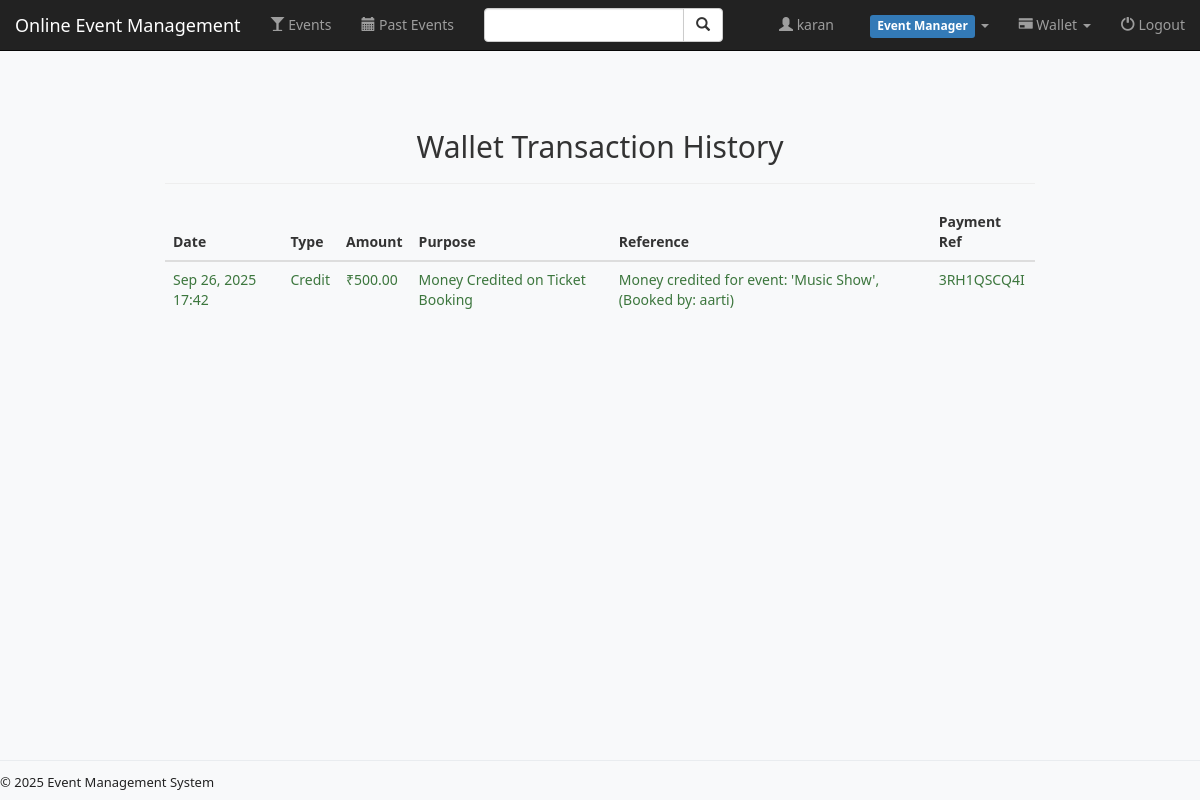
/user/wallet/history/ (signed in), run on the app's committed database.
### user/models.py (models this page shows, shortened)
class WalletTransaction(models.Model):
    class Type(models.TextChoices):
        CREDIT = "credit", "Credit"
        DEBIT = "debit", "Debit"
    class Purpose(models.TextChoices):
        ADDED_MONEY = "added_money", "Added Money"
        CREDITED_ON_BOOKING = "credited_on_booking", "Money Credited on Ticket Booking"
        WITHDRAWAL = "withdrawal", "Withdrawal by User"
        TICKET_BOOKING = "ticket_booking", "Ticket Booking"
    user = models.ForeignKey(User, on_delete=models.CASCADE, related_name='user_wallet_transactions')
    amount = models.DecimalField(max_digits=10, decimal_places=2)
    type = models.CharField(max_length=10, choices=Type.choices)
    purpose = models.CharField(max_length=30, choices=Purpose.choices)
    reference = models.CharField(max_length=255, blank=True, null=True)
    event = models.ForeignKey('event.Event', on_delete=models.SET_NULL, blank=True, null=True)
    payment_reference = models.CharField(max_length=255, blank=True, null=True)
    created_at = models.DateTimeField(default=timezone.now)

### user/views.py (the view)
# urls.py: path('wallet/history/', views.wallet_history, name='wallet_history'),
def wallet_history(request):
    if not request.user.is_authenticated:
        return redirect('user:login_user')
    transactions = WalletTransaction.objects.filter(user=request.user).order_by('-created_at')
    return render(request, 'user/wallet_history.html', {'transactions': transactions})

### user/templates/user/wallet_history.html (shortened to what this page needs)
{% extends 'event/base.html' %}
{% block body %}
<div class="container" style="margin-top:40px; max-width:900px;">
    <h2 class="text-center mb-4"> Wallet Transaction History</h2>
    <hr>
    <div class="table-responsive shadow rounded">
        <table class="table table-hover align-middle">
            <thead class="table-dark">
                <tr>
                    <th>Date</th>
                    <th>Type</th>
                    <th>Amount</th>
                    <th>Purpose</th>
                    <th>Reference</th>
                    <th>Payment Ref</th>
                </tr>
            </thead>
            <tbody>
                {% for txn in transactions %}
                <tr>
                    <td class="fw-bold {% if txn.type == 'credit' %}text-success{% else %}text-danger{% endif %}">{{ txn.created_at|date:'M d, Y H:i' }}</td>
                    <td>
                        {% if txn.type == 'credit' %}
                            <span  class="fw-bold text-success">Credit</span>
                        {% else %}
                            <span class="fw-bold text-danger">Debit</span>
                        {% endif %}
                    </td>
                    <td class="fw-bold {% if txn.type == 'credit' %}text-success{% else %}text-danger{% endif %}">₹{{ txn.amount }}</td>
                    <td class="fw-bold {% if txn.type == 'credit' %}text-success{% else %}text-danger{% endif %}">{{ txn.get_purpose_display }}</td>
                    <td  class="fw-bold {% if txn.type == 'credit' %}text-success{% else %}text-danger{% endif %}">
                        {% if txn.event and txn.purpose == 'ticket_booking' %}
                            <a href="{% url 'event:detail' txn.event.id %}">{{ txn.reference }}</a>
                        {% else %}
                            {{ txn.reference }}
                        {% endif %}
                    </td>
                    <td class="fw-bold {% if txn.type == 'credit' %}text-success{% else %}text-danger{% endif %}">{{ txn.payment_reference }}</td>
                </tr>
                {% empty %}
                <tr>
                    <td colspan="6" class="text-center text-muted">No wallet transactions found.</td>
                </tr>
                {% endfor %}
            </tbody>
        </table>
    </div>
</div>
{% endblock %}

### event/templates/event/base.html (shortened to what this page needs)
<!DOCTYPE html>
<html lang="en">
<head>
    {% load static %}
    <link rel="stylesheet" href="https://maxcdn.bootstrapcdn.com/bootstrap/3.3.7/css/bootstrap.min.css">
    <link rel="stylesheet" type="text/css" href="{% static 'event/css/style.css' %}"/>
</head>
<body style="display:flex; flex-direction:column; min-height:100vh;">
    <nav class="navbar navbar-inverse navbar-fixed-top " style="box-sizing: border-box;">
        <div class="container-fluid">
            <div class="navbar-header">
                <a class="navbar-brand" href="{% url 'event:home' %}">Online Event Management</a>
            </div>
            <div class="collapse navbar-collapse" id="topNavBar">
                <ul class="nav navbar-nav">
                    <li class="{% block events_active %}{% endblock %}">
                        <a href="{% url 'event:home' %}">
                            <span class="glyphicon glyphicon-glass" aria-hidden="true"></span> Events
                        </a>
                    </li>
                    <li class="{% block past_events_active %}{% endblock %}">
                        <a href="{% url 'event:past_events' %}">
                            <span class="glyphicon glyphicon-calendar" aria-hidden="true"></span> Past Events
                        </a>
                    </li>
                </ul>
                <form class="navbar-form navbar-left" role="search" method="get" action="{% url 'event:home' %}">
                    <div class="input-group col-xs-4">
                        <input type="text" class="form-control" name="query" value="{{ request.GET.q }}" style="width:200px">
                        <div class="input-group-btn">
                            <button class="btn btn-default" type="submit">
                                <i class="glyphicon glyphicon-search"></i>
                            </button>
                        </div>
                    </div>
                </form>
                <ul class="nav navbar-nav navbar-right">
                     <li class="{% block profile_active %}{% endblock %}">
                        <a href="{% url 'user:profile' %}" id="id_profile">
                            <span class="glyphicon glyphicon-user" aria-hidden="true"></span> {{request.user.username}}
                        </a>
                    </li>
                    {% if request.user.is_superuser %}
                    <li class="dropdown">
                        <a href="#" class="dropdown-toggle" data-toggle="dropdown" id="id_event_manager" role="button" aria-haspopup="true" aria-expanded="false">
                            <span class="label label-primary" style="margin-left:6px; font-size:12px; vertical-align:middle;">Event Manager</span>
                            <span class="caret"></span>
                        </a>
                    </li>
                    {% endif %}
                    <li class="dropdown {% block wallet_active %}{% endblock %}">
                        <a class="dropdown-toggle" data-toggle="dropdown" href="#">
                            <span class="glyphicon glyphicon-credit-card" aria-hidden="true"></span> Wallet <span class="caret"></span>
                        </a>
                    </li>
                    <li>
                        <a href="{% url 'user:logout_user' %}">
                            <span class="glyphicon glyphicon-off" aria-hidden="true"></span> Logout
                        </a>
                    </li>
                </ul>
            </div>
        </div>
    </nav>
    <div style="flex:1 0 auto; margin-top:70px;">
        {% block body %}
        {% endblock %}
    </div>
    <footer class="footer" style="flex-shrink:0;">
        &copy; {{ year|default:2025 }} Event Management System
    </footer>
</body>
</html>

### static/event/css/style.css (style rules this page uses)
.footer { width: 100%; background: #f8f9fa; text-align: left; padding: 12px 0; border-top: 1px solid #e9ecef; color: #222; font-size: 1.3rem; height: 40px; position: fixed; bottom: 0; left: 0; z-index: 100; }
html { position: relative; min-height: 100%; }
body { margin-bottom: 60px; }
body, html { height: 100%; margin: 0; padding: 0; position: relative; min-height: 100vh; }
body { background: #f8f9fa; font-family: 'Segoe UI', Arial, sans-serif; }

### data on the page
WalletTransaction: created_at "Sep 26, 2025 17:42", type "Credit", amount "500.00", purpose "Money Credited on Ticket Booking", reference "Money credited for event: 'Music Show', (Booked by: aarti)", payment_reference "3RH1QSCQ4I"

### other printed values
{{ request.user.username }} "karan"
{{ year|default:2025 }} "2025"
